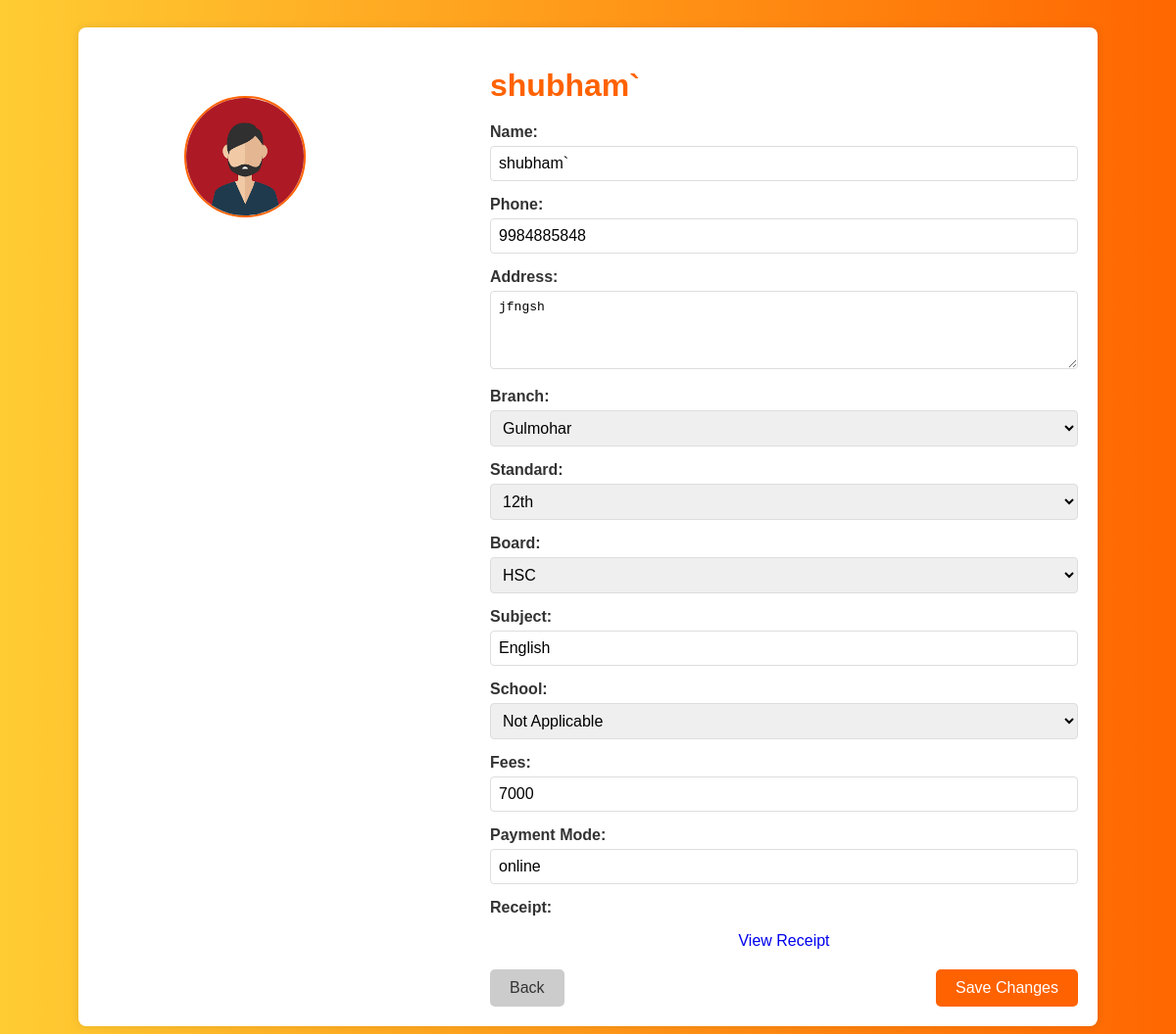
/app/student/10/ (signed in), run on the app's committed database.
### tuition_app/models.py (models this page shows, shortened)
class StudentRegistration(models.Model):
    def unique_filename(instance, filename):
        ext = filename.split('.')[-1]
        filename = f"{int(time.time())}.{ext}"
        return os.path.join('payment_proofs/', filename)  # Save inside 'uploads/' folder
    STANDARD_CHOICES = [
        ('8', '8th'),
        ('9', '9th'),
        ('10', '10th'),
        ('12', '12th'),
    ]
    BOARD_CHOICES = [
        ('CBSE', 'CBSE'),
        ('SSC', 'SSC'),
        ('HSC', 'HSC'),
    ]
    SUBJECT_CHOICES = [
        ('English', 'English'),
        ('Social Studies', 'Social Studies'),
        ('Both', 'Both'),
    ]
    BRANCH_CHOICES = [
        ('Gulmohar', 'Gulmohar'),
        ('Market Yard', 'Market Yard'),
    ]
    PAYMENT_CHOICES = [
        ('online', 'Online'),
        ('cash', 'Cash'),
    ]
    SCHOOL_CHOICES = [
        ('Saint Michael School', 'Saint Michael School'),
        ('Orchid School', 'Orchid School'),
        ('Sai Angel School', 'Sai Angel School'),
        ('Icon Public School', 'Icon Public School'),
        ('Takshila School', 'Takshila School'),
        ('Podar School', 'Podar School'),
        ('Auxilium Convent School', 'Auxilium Convent School'),
        ('Sacred Heart Convent School', 'Sacred Heart Convent School'),
        ('Ashokbhau Firodia School', 'Ashokbhau Firodia School'),
        ('Athare Patil School', 'Athare Patil School'),
        ('NA', 'Not Applicable'),
    ]
    name = models.CharField(max_length=100)
    phone = models.CharField(max_length=10)
    father_name = models.CharField(max_length=100)
    father_phone = models.CharField(max_length=10)
    father_occupation = models.CharField(max_length=50)
    img = models.FileField(upload_to='student_img/', null=True, blank=True)
    address = models.TextField()
    standard = models.CharField(max_length=2, choices=STANDARD_CHOICES)
    board = models.CharField(max_length=4, choices=BOARD_CHOICES)
    subject = models.CharField(max_length=20, choices=SUBJECT_CHOICES)
    school = models.CharField(max_length=50, choices=SCHOOL_CHOICES)
    branch = models.CharField(max_length=20, choices=BRANCH_CHOICES)
    fees = models.CharField(max_length=20)
    payment_mode = models.CharField(max_length=10, choices=PAYMENT_CHOICES)
    payment_proof = models.FileField(upload_to=unique_filename, null=True, blank=True)

### tuition_app/views.py (the view)
# urls.py: path('student/<int:student_id>/', views.student_detail, name="student_detail"),
@login_required
def student_detail(request, student_id):
    student = get_object_or_404(StudentRegistration, id=student_id)
    context = {
        'student': student,
    }
    return render(request, 'tuition_app/student_detail.html', context)

### tuition_app/templates/tuition_app/student_detail.html (shortened to what this page needs)
{% load static %}
<!DOCTYPE html>
<html lang="en">
<head>
</head>
<body>
    <div class="container">
        <div class="profile-image">
            <img src="{% static 'imgs/profile-img.png' %}" alt="Profile Image">
        </div>
        <div class="student-details">
            <h1>{{ student.name }}</h1>
            <form method="post" action="{% url 'tuition_app:student_detail' student.id %}">
                <label for="name">Name:</label>
                <input type="text" id="name" name="name" value="{{ student.name }}" required>
                <label for="phone">Phone:</label>
                <input type="text" id="phone" name="phone" value="{{ student.phone }}" required>
                <label for="address">Address:</label>
                <textarea id="address" name="address" required>{{ student.address }}</textarea>
                <label for="branch">Branch:</label>
                <select id="branch" name="branch" required>
                    <option value="Gulmohar" {% if student.branch == "Gulmohar" %}selected{% endif %}>Gulmohar</option>
                </select>
                <label for="standard">Standard:</label>
                <select id="standard" name="standard" required>
                    <option value="12" {% if student.standard == "12" %}selected{% endif %}>12th</option>
                </select>
                <label for="board">Board:</label>
                <select id="board" name="board" required>
                    <option value="HSC" {% if student.board == "HSC" %}selected{% endif %}>HSC</option>
                </select>
                <label for="subject">Subject:</label>
                <input type="text" id="subject" name="subject" value="{{ student.subject }}" required>
                <label for="school">School:</label>
                <select id="school" name="school">
                    <option value="" {% if not student.school %}selected{% endif %}>Not Applicable</option>
                </select>
                <label for="fees">Fees:</label>
                <input type="number" id="fees" name="fees" value="{{ student.fees }}" step="0.01" required>
                <label for="payment_mode">Payment Mode:</label>
                <input type="text" id="payment_mode" name="payment_mode" value="{{ student.payment_mode }}" required>
                <label>Receipt:</label>
                <p>
                    {% if student.payment_proof %}
                        <a href="{{ student.payment_proof.url }}" target="_blank">View Receipt</a>
                    {% else %}
                        N/A
                    {% endif %}
                </p>
                <div class="button-group">
                    <a href="{% url 'tuition_app:filter_students' %}" class="back-button">Back</a>
                    <button type="submit" class="save-button">Save Changes</button>
                </div>
            </form>
        </div>
    </div>
</body>
</html>

### tuition_app/templates/tuition_app/student_detail.html (style rules this page uses)
body { font-family: Arial, sans-serif; background: linear-gradient(to right, #ffcc33, #ff6600); text-align: center; padding: 20px; }
.container { max-width: 1000px; margin: 0 auto; background: white; padding: 20px; border-radius: 8px; box-shadow: 0 0 10px rgba(0, 0, 0, 0.1); display: flex; justify-content: space-between; align-items: flex-start; }
h1 { text-align: left; color: #ff6200; margin-bottom: 20px; }
.profile-image { width: 30%; text-align: center; margin-top: 50px; }
.profile-image img { width: 120px; height: 120px; border-radius: 50%; object-fit: cover; border: 2px solid #ff6200; margin-bottom: 10px; }
.student-details { width: 60%; }
.student-details form { margin-top: 10px; }
.student-details label { display: block; margin-bottom: 5px; font-weight: bold; color: #333; text-align: left; }
.student-details input, .student-details select, .student-details textarea { width: 100%; padding: 8px; margin-bottom: 15px; border: 1px solid #ddd; border-radius: 4px; box-sizing: border-box; font-size: 1em; }
.student-details textarea { height: 80px; resize: vertical; }
.student-details .button-group { display: flex; justify-content: space-between; margin-top: 20px; }
.student-details button, .student-details a { padding: 10px 20px; border: none; border-radius: 5px; cursor: pointer; text-decoration: none; font-size: 1em; }
.student-details .back-button { background-color: #ccc; color: #333; }
.student-details .save-button { background-color: #ff6200; color: white; }

### data on the page
StudentRegistration: name "shubham`", phone "9984885848", address "jfngsh", branch "Gulmohar", standard "12th", board "HSC", subject "English", fees "7000", payment_mode "online"
